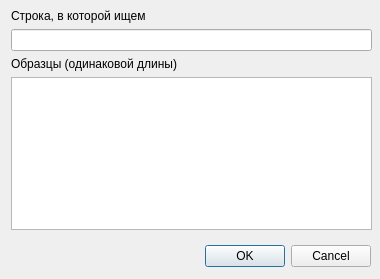
<?xml version="1.0" encoding="UTF-8"?>
<ui version="4.0">
 <class>SearchForm</class>
 <widget class="QDialog" name="SearchForm">
  <property name="geometry">
   <rect>
    <x>0</x>
    <y>0</y>
    <width>380</width>
    <height>279</height>
   </rect>
  </property>
  <property name="windowTitle">
   <string>Dialog</string>
  </property>
  <widget class="QDialogButtonBox" name="buttonBox">
   <property name="geometry">
    <rect>
     <x>30</x>
     <y>240</y>
     <width>341</width>
     <height>32</height>
    </rect>
   </property>
   <property name="orientation">
    <enum>Qt::Horizontal</enum>
   </property>
   <property name="standardButtons">
    <set>QDialogButtonBox::Cancel|QDialogButtonBox::Ok</set>
   </property>
  </widget>
  <widget class="QWidget" name="verticalLayoutWidget">
   <property name="geometry">
    <rect>
     <x>11</x>
     <y>9</y>
     <width>361</width>
     <height>221</height>
    </rect>
   </property>
   <layout class="QVBoxLayout" name="verticalLayout">
    <item>
     <widget class="QLabel" name="label">
      <property name="text">
       <string>Строка, в которой ищем</string>
      </property>
     </widget>
    </item>
    <item>
     <widget class="QLineEdit" name="textEdit"/>
    </item>
    <item>
     <widget class="QLabel" name="label_2">
      <property name="text">
       <string>Образцы (одинаковой длины)</string>
      </property>
     </widget>
    </item>
    <item>
     <widget class="QTextEdit" name="samplesEdit"/>
    </item>
   </layout>
  </widget>
 </widget>
 <resources/>
 <connections>
  <connection>
   <sender>buttonBox</sender>
   <signal>accepted()</signal>
   <receiver>SearchForm</receiver>
   <slot>accept()</slot>
   <hints>
    <hint type="sourcelabel">
     <x>248</x>
     <y>254</y>
    </hint>
    <hint type="destinationlabel">
     <x>157</x>
     <y>274</y>
    </hint>
   </hints>
  </connection>
  <connection>
   <sender>buttonBox</sender>
   <signal>rejected()</signal>
   <receiver>SearchForm</receiver>
   <slot>reject()</slot>
   <hints>
    <hint type="sourcelabel">
     <x>316</x>
     <y>260</y>
    </hint>
    <hint type="destinationlabel">
     <x>286</x>
     <y>274</y>
    </hint>
   </hints>
  </connection>
 </connections>
</ui>
